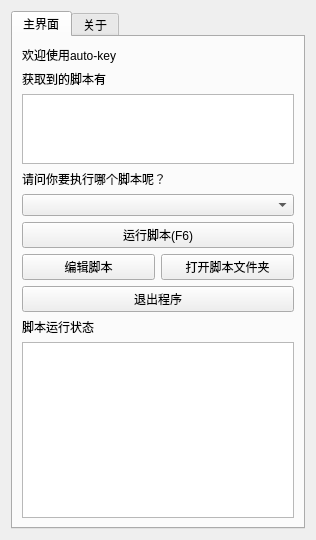
<?xml version="1.0" encoding="UTF-8"?>
<ui version="4.0">
 <class>auto_key</class>
 <widget class="QWidget" name="auto_key">
  <property name="geometry">
   <rect>
    <x>0</x>
    <y>0</y>
    <width>316</width>
    <height>540</height>
   </rect>
  </property>
  <property name="windowTitle">
   <string>auto-key</string>
  </property>
  <layout class="QVBoxLayout" name="verticalLayout_2">
   <item>
    <widget class="QTabWidget" name="tabWidget">
     <property name="currentIndex">
      <number>0</number>
     </property>
     <widget class="QWidget" name="tab_main">
      <attribute name="title">
       <string>主界面</string>
      </attribute>
      <layout class="QVBoxLayout" name="verticalLayout">
       <item>
        <widget class="QLabel" name="label_welcome">
         <property name="text">
          <string>欢迎使用auto-key</string>
         </property>
        </widget>
       </item>
       <item>
        <widget class="QLabel" name="label_script_list">
         <property name="text">
          <string>获取到的脚本有</string>
         </property>
        </widget>
       </item>
       <item>
        <widget class="QPlainTextEdit" name="plainTextEdit_script_list">
         <property name="enabled">
          <bool>true</bool>
         </property>
         <property name="sizePolicy">
          <sizepolicy hsizetype="Expanding" vsizetype="Expanding">
           <horstretch>0</horstretch>
           <verstretch>2</verstretch>
          </sizepolicy>
         </property>
        </widget>
       </item>
       <item>
        <widget class="QLabel" name="label_ask_to_select_script">
         <property name="text">
          <string>请问你要执行哪个脚本呢？</string>
         </property>
        </widget>
       </item>
       <item>
        <widget class="QComboBox" name="comboBox_select_script"/>
       </item>
       <item>
        <widget class="QPushButton" name="pushButton_run_script">
         <property name="sizePolicy">
          <sizepolicy hsizetype="Minimum" vsizetype="Expanding">
           <horstretch>0</horstretch>
           <verstretch>1</verstretch>
          </sizepolicy>
         </property>
         <property name="text">
          <string>运行脚本(F6)</string>
         </property>
         <property name="shortcut">
          <string>F6</string>
         </property>
        </widget>
       </item>
       <item>
        <layout class="QHBoxLayout" name="horizontalLayout">
         <item>
          <widget class="QPushButton" name="pushButton_edit_script">
           <property name="text">
            <string>编辑脚本</string>
           </property>
          </widget>
         </item>
         <item>
          <widget class="QPushButton" name="pushButton_open_script_folder">
           <property name="text">
            <string>打开脚本文件夹</string>
           </property>
          </widget>
         </item>
        </layout>
       </item>
       <item>
        <widget class="QPushButton" name="pushButton_exit">
         <property name="sizePolicy">
          <sizepolicy hsizetype="Minimum" vsizetype="Expanding">
           <horstretch>0</horstretch>
           <verstretch>1</verstretch>
          </sizepolicy>
         </property>
         <property name="text">
          <string>退出程序</string>
         </property>
        </widget>
       </item>
       <item>
        <widget class="QLabel" name="label_script_execute_status">
         <property name="text">
          <string>脚本运行状态</string>
         </property>
        </widget>
       </item>
       <item>
        <widget class="QPlainTextEdit" name="plainTextEdit_script_execute_status"/>
       </item>
      </layout>
     </widget>
     <widget class="QWidget" name="tab_about">
      <attribute name="title">
       <string>关于</string>
      </attribute>
      <layout class="QVBoxLayout" name="verticalLayout_3">
       <item>
        <widget class="QTextEdit" name="textEdit_about">
         <property name="html">
          <string>&lt;!DOCTYPE HTML PUBLIC &quot;-//W3C//DTD HTML 4.0//EN&quot; &quot;http://www.w3.org/TR/REC-html40/strict.dtd&quot;&gt;
&lt;html&gt;&lt;head&gt;&lt;meta name=&quot;qrichtext&quot; content=&quot;1&quot; /&gt;&lt;meta charset=&quot;utf-8&quot; /&gt;&lt;style type=&quot;text/css&quot;&gt;
p, li { white-space: pre-wrap; }
hr { height: 1px; border-width: 0; }
li.unchecked::marker { content: &quot;\2610&quot;; }
li.checked::marker { content: &quot;\2612&quot;; }
&lt;/style&gt;&lt;/head&gt;&lt;body style=&quot; font-family:'Microsoft YaHei UI'; font-size:9pt; font-weight:400; font-style:normal;&quot;&gt;
&lt;p style=&quot;-qt-paragraph-type:empty; margin-top:12px; margin-bottom:12px; margin-left:0px; margin-right:0px; -qt-block-indent:0; text-indent:0px;&quot;&gt;&lt;br /&gt;&lt;/p&gt;&lt;/body&gt;&lt;/html&gt;</string>
         </property>
        </widget>
       </item>
      </layout>
     </widget>
    </widget>
   </item>
  </layout>
 </widget>
 <resources/>
 <connections/>
</ui>
